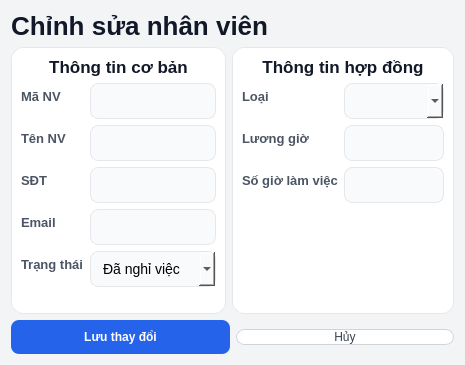
<?xml version="1.0" encoding="UTF-8"?>
<ui version="4.0">
 <class>Dialog</class>
 <widget class="QDialog" name="Dialog">
  <property name="geometry">
   <rect>
    <x>0</x>
    <y>0</y>
    <width>465</width>
    <height>365</height>
   </rect>
  </property>
  <property name="windowTitle">
   <string>Dialog</string>
  </property>
  <property name="styleSheet">
   <string notr="true">/* 1. Tổng thể [cite: 505-507] */
QDialog {
    background-color: #f3f4f6;
    font-family: &quot;Inter&quot;, &quot;Segoe UI&quot;, sans-serif;
}

/* 2. Tiêu đề trang (Cấp 800) [cite: 508-509] */
QLabel#lblTitleChinhSuaNV {
    font-size: 26px;
    font-weight: 800;
    color: #111827;
}

/* 3. Thẻ nội dung (Cards) [cite: 510] */
QFrame#frame_2, QFrame#frame_3 {
    background-color: #ffffff;
    border: 1px solid #e5e7eb;
    border-radius: 12px;
}

/* 4. Tiêu đề khối (Cấp 700) [cite: 511-512] */
QLabel#lblThongTinCoBan, QLabel#lblThongTinHopDong {
    font-size: 17px;
    font-weight: 700;
    color: #111827;
}

/* 5. Nhãn thuộc tính (Cấp 600) [cite: 513-514] */
QLabel#lblMaDon, QLabel#lblTenNV, QLabel#lblSDT, QLabel#lblEmail, 
QLabel#lblLoaiNV_2, QLabel#lblLuongGio, QLabel#lblSoGioLamViec, QLabel#lblTrangThai {
    font-size: 13px;
    font-weight: 600;
    color: #4b5563;
}

/* 6. Ô nhập liệu và Chọn lựa [cite: 515-518] */
QLineEdit, QComboBox {
    background-color: #f9fafb;
    border: 1px solid #e5e7eb;
    border-radius: 8px;
    padding: 8px 12px;
    font-size: 14px;
}

QLineEdit:focus, QComboBox:focus { border: 2px solid #2563eb; background-color: #ffffff; }

QLineEdit[readOnly=&quot;true&quot;] {
    background-color: #f3f4f6;
    color: #6b7280;
    border: 1px dashed #d1d5db;
}

/* 7. Các nút bấm [cite: 519-522] */
QPushButton#btnLuu {
    background-color: #2563eb;
    color: #ffffff;
    font-weight: 700;
    border-radius: 8px;
    padding: 10px 20px;
}

QPushButton#btnHuy {
    background-color: #ffffff;
    color: #374151;
    border: 1px solid #d1d5db;
    border-radius: 8px;
}</string>
  </property>
  <layout class="QVBoxLayout" name="verticalLayout_3">
   <item>
    <widget class="QLabel" name="lblTitleChinhSuaNV">
     <property name="text">
      <string>Chỉnh sửa nhân viên</string>
     </property>
    </widget>
   </item>
   <item>
    <layout class="QHBoxLayout" name="horizontalLayout">
     <item>
      <widget class="QFrame" name="frame_3">
       <property name="frameShape">
        <enum>QFrame::StyledPanel</enum>
       </property>
       <property name="frameShadow">
        <enum>QFrame::Raised</enum>
       </property>
       <layout class="QVBoxLayout" name="verticalLayout">
        <item>
         <widget class="QLabel" name="lblThongTinCoBan">
          <property name="text">
           <string>Thông tin cơ bản</string>
          </property>
          <property name="alignment">
           <set>Qt::AlignCenter</set>
          </property>
         </widget>
        </item>
        <item>
         <layout class="QFormLayout" name="formLayout">
          <item row="0" column="0">
           <widget class="QLabel" name="lblMaDon">
            <property name="text">
             <string>Mã NV</string>
            </property>
           </widget>
          </item>
          <item row="1" column="0">
           <widget class="QLabel" name="lblTenNV">
            <property name="text">
             <string>Tên NV</string>
            </property>
           </widget>
          </item>
          <item row="2" column="0">
           <widget class="QLabel" name="lblSDT">
            <property name="text">
             <string>SĐT</string>
            </property>
           </widget>
          </item>
          <item row="3" column="0">
           <widget class="QLabel" name="lblEmail">
            <property name="text">
             <string>Email</string>
            </property>
           </widget>
          </item>
          <item row="0" column="1">
           <widget class="QLineEdit" name="txtReadOnlyMaNV">
            <property name="readOnly">
             <bool>true</bool>
            </property>
           </widget>
          </item>
          <item row="1" column="1">
           <widget class="QLineEdit" name="txtTenNV"/>
          </item>
          <item row="2" column="1">
           <widget class="QLineEdit" name="txtSDT"/>
          </item>
          <item row="3" column="1">
           <widget class="QLineEdit" name="txtEmail"/>
          </item>
          <item row="4" column="0">
           <widget class="QLabel" name="lblTrangThai">
            <property name="text">
             <string>Trạng thái</string>
            </property>
           </widget>
          </item>
          <item row="4" column="1">
           <widget class="QComboBox" name="cbTrangThai">
            <item>
             <property name="text">
              <string>Đã nghỉ việc</string>
             </property>
            </item>
            <item>
             <property name="text">
              <string>Còn làm việc</string>
             </property>
            </item>
           </widget>
          </item>
         </layout>
        </item>
        <item>
         <spacer name="verticalSpacer">
          <property name="orientation">
           <enum>Qt::Vertical</enum>
          </property>
          <property name="sizeHint" stdset="0">
           <size>
            <width>20</width>
            <height>40</height>
           </size>
          </property>
         </spacer>
        </item>
       </layout>
      </widget>
     </item>
     <item>
      <widget class="QFrame" name="frame_2">
       <property name="frameShape">
        <enum>QFrame::StyledPanel</enum>
       </property>
       <property name="frameShadow">
        <enum>QFrame::Raised</enum>
       </property>
       <layout class="QVBoxLayout" name="verticalLayout_2">
        <item>
         <widget class="QLabel" name="lblThongTinHopDong">
          <property name="text">
           <string>Thông tin hợp đồng</string>
          </property>
          <property name="alignment">
           <set>Qt::AlignCenter</set>
          </property>
         </widget>
        </item>
        <item>
         <layout class="QFormLayout" name="formLayout_2">
          <item row="0" column="0">
           <widget class="QLabel" name="lblLoaiNV_2">
            <property name="text">
             <string>Loại</string>
            </property>
           </widget>
          </item>
          <item row="1" column="0">
           <widget class="QLabel" name="lblLuongGio">
            <property name="text">
             <string>Lương giờ</string>
            </property>
           </widget>
          </item>
          <item row="2" column="0">
           <widget class="QLabel" name="lblSoGioLamViec">
            <property name="text">
             <string>Số giờ làm việc</string>
            </property>
           </widget>
          </item>
          <item row="0" column="1">
           <widget class="QComboBox" name="comboBox"/>
          </item>
          <item row="1" column="1">
           <widget class="QLineEdit" name="txtLuongGio"/>
          </item>
          <item row="2" column="1">
           <widget class="QLineEdit" name="txtSoGioLamViec"/>
          </item>
         </layout>
        </item>
        <item>
         <spacer name="verticalSpacer_2">
          <property name="orientation">
           <enum>Qt::Vertical</enum>
          </property>
          <property name="sizeHint" stdset="0">
           <size>
            <width>20</width>
            <height>40</height>
           </size>
          </property>
         </spacer>
        </item>
       </layout>
      </widget>
     </item>
    </layout>
   </item>
   <item>
    <layout class="QHBoxLayout" name="horizontalLayout_3">
     <item>
      <widget class="QPushButton" name="btnLuu">
       <property name="text">
        <string>Lưu thay đổi</string>
       </property>
      </widget>
     </item>
     <item>
      <widget class="QPushButton" name="btnHuy">
       <property name="text">
        <string>Hủy</string>
       </property>
      </widget>
     </item>
    </layout>
   </item>
  </layout>
 </widget>
 <resources/>
 <connections/>
</ui>
